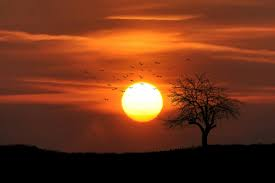
#> input picture image1.jfif, 275 x 183 px, given in place of the camera
$ python camera_frame.py
#> lines starting #> are read from the running program, lines starting #| are printed output that depends on the picture; after the words box and inside, x2 and y2 are one past the last pixel; in counts of white or black regions, pixels touching at a corner belong together
import cv2

cap = cv2.VideoCapture(0)
while True:
    # read frames
    ret , frame = cap.read()
#> frame is the input picture: shape (183, 275, 3); mean B, G, R 26.8, 52.8, 112.2

# check if frame is captured successfully
    if ret:
      # display frame
      cv2.imshow("frame" , frame)

      # read image in grey form
      grey_frame = cv2.cvtColor(frame , cv2.COLOR_BGR2GRAY)
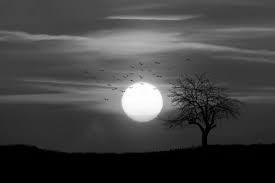
#> grey_frame: shape (183, 275); min 0, max 255, mean 67.6

      # Gaussian blur
      # gaussian_blur = cv2.GaussianBlur(grey_frame, (3,3), 0)
      # cv2.imshow("gaussian blur", gaussian_blur)

      # canny edges
      canny_edges = cv2.Canny(grey_frame, 100, 200)
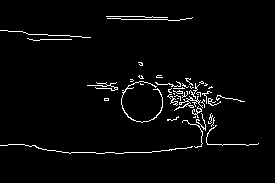
#> canny_edges: shape (183, 275); 3% white in thin lines or dots, all inside (x1, y1, x2, y2) = (0, 16, 259, 154)
      cv2.imshow("Canny edge", canny_edges)

      # Gaussian Blur
      gaussian_blur = cv2.GaussianBlur(canny_edges, (3, 3), 0)
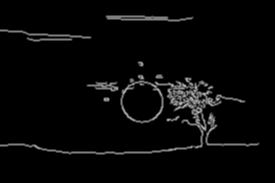
#> gaussian_blur: shape (183, 275); min 0, max 191, mean 7.6
      cv2.imshow("Canny Edges", canny_edges)

      # canny parameters
      canny = cv2.Canny(grey_frame, threshold1=100, threshold2=200  ,apertureSize=5, L2gradient=False)
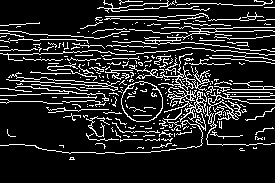
#> canny: shape (183, 275); 14.7% white in thin lines or dots, all inside (x1, y1, x2, y2) = (0, 0, 275, 160)
      cv2.imshow("canny", canny)

    # exit the loop
    if cv2.waitKey(1) & 0xFF == ord('q'):
#> (key q is pressed here)
        break

# release capture object and close
cap.release()
cv2.destroyAllWindows()

$ run again, on images1.jfif
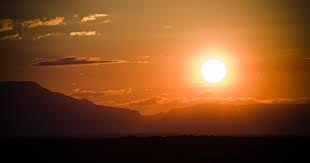
#> input picture images1.jfif, 310 x 163 px, given in place of the camera
#> frame is the input picture: shape (163, 310, 3); mean B, G, R 34.6, 74.6, 125.3
#> `canny_edges = cv2.Canny(grey_frame, 100, 200)`:
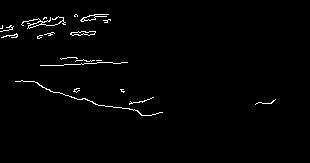
#> canny_edges: shape (163, 310); 1.5% white in thin lines or dots, all inside (x1, y1, x2, y2) = (0, 14, 276, 116)
#> `canny = cv2.Canny(grey_frame, threshold1=100, threshold2=200  ,apertur..`:
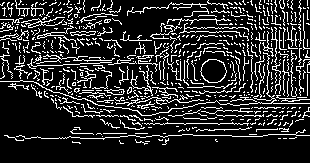
#> canny: shape (163, 310); 17.1% white in thin lines or dots, all inside (x1, y1, x2, y2) = (0, 0, 310, 145)

$ run again, on images2.jfif
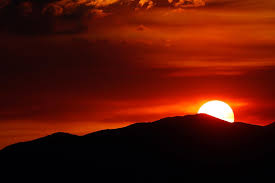
#> input picture images2.jfif, 275 x 183 px, given in place of the camera
#> frame is the input picture: shape (183, 275, 3); mean B, G, R 5.6, 19, 85.4
#> `canny_edges = cv2.Canny(grey_frame, 100, 200)`:
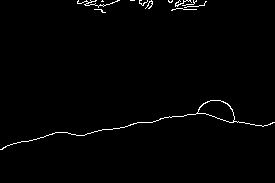
#> canny_edges: shape (183, 275); 1.2% white in thin lines or dots, all inside (x1, y1, x2, y2) = (0, 0, 275, 150)
#> `canny = cv2.Canny(grey_frame, threshold1=100, threshold2=200  ,apertur..`:
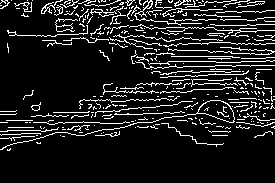
#> canny: shape (183, 275); 11.9% white in thin lines or dots, all inside (x1, y1, x2, y2) = (0, 0, 275, 151)
